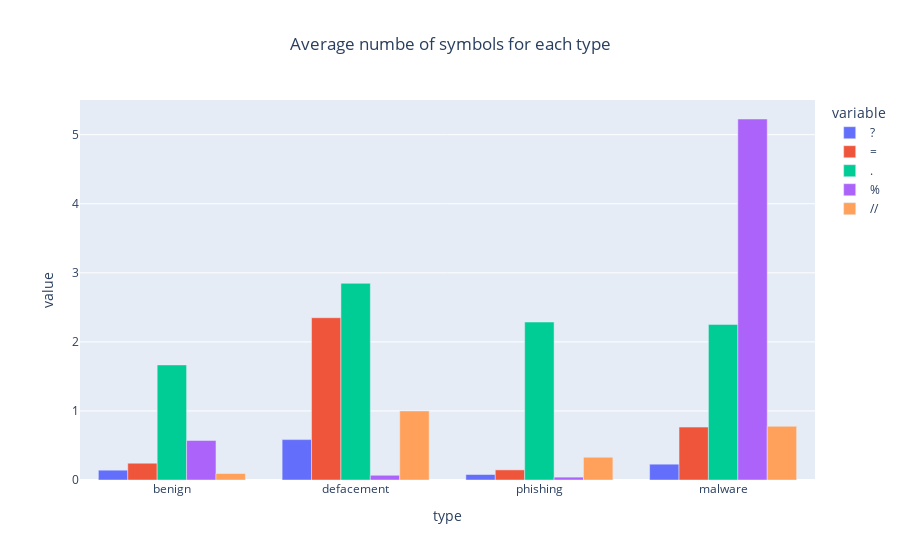

Notebook cell for this chart:
### Code cell
All = df_url.groupby('type').mean()
result = All[['@','?','-','=','.','#','%','+','$','!','*',',','//']]
result['type']=['benign','defacement','phishing','malware']
px.bar(data_frame=result,x='type',y=['?','=','.','%','//'],barmode='group',title='Average numbe of symbols for each type').update_layout(title_x=0.5)

### Figure 1 — Plotly figure (JSON) as saved in the notebook; plotly's stock layout.template omitted (floating-point values rounded to 4 significant figures)
{"data": [{"alignmentgroup": "True", "hovertemplate": "variable=?<br>type=%{x}<br>value=%{y}<extra></extra>", "legendgroup": "?", "marker": {"color": "#636efa", "pattern": {"shape": ""}}, "name": "?", "offsetgroup": "?", "orientation": "v", "showlegend": true, "textposition": "auto", "type": "bar", "x": ["benign", "defacement", "phishing", "malware"], "xaxis": "x", "y": [0.142, 0.585, 0.0795, 0.229], "yaxis": "y"}, {"alignmentgroup": "True", "hovertemplate": "variable==<br>type=%{x}<br>value=%{y}<extra></extra>", "legendgroup": "=", "marker": {"color": "#EF553B", "pattern": {"shape": ""}}, "name": "=", "offsetgroup": "=", "orientation": "v", "showlegend": true, "textposition": "auto", "type": "bar", "x": ["benign", "defacement", "phishing", "malware"], "xaxis": "x", "y": [0.243, 2.35, 0.1465, 0.766], "yaxis": "y"}, {"alignmentgroup": "True", "hovertemplate": "variable=.<br>type=%{x}<br>value=%{y}<extra></extra>", "legendgroup": ".", "marker": {"color": "#00cc96", "pattern": {"shape": ""}}, "name": ".", "offsetgroup": ".", "orientation": "v", "showlegend": true, "textposition": "auto", "type": "bar", "x": ["benign", "defacement", "phishing", "malware"], "xaxis": "x", "y": [1.667, 2.848, 2.288, 2.253], "yaxis": "y"}, {"alignmentgroup": "True", "hovertemplate": "variable=%<br>type=%{x}<br>value=%{y}<extra></extra>", "legendgroup": "%", "marker": {"color": "#ab63fa", "pattern": {"shape": ""}}, "name": "%", "offsetgroup": "%", "orientation": "v", "showlegend": true, "textposition": "auto", "type": "bar", "x": ["benign", "defacement", "phishing", "malware"], "xaxis": "x", "y": [0.5715, 0.0685, 0.0415, 5.228], "yaxis": "y"}, {"alignmentgroup": "True", "hovertemplate": "variable=//<br>type=%{x}<br>value=%{y}<extra></extra>", "legendgroup": "//", "marker": {"color": "#FFA15A", "pattern": {"shape": ""}}, "name": "//", "offsetgroup": "//", "orientation": "v", "showlegend": true, "textposition": "auto", "type": "bar", "x": ["benign", "defacement", "phishing", "malware"], "xaxis": "x", "y": [0.094, 1, 0.3295, 0.7775], "yaxis": "y"}], "layout": {"barmode": "group", "legend": {"title": {"text": "variable"}, "tracegroupgap": 0}, "title": {"text": "Average numbe of symbols for each type", "x": 0.5}, "xaxis": {"anchor": "y", "domain": [0, 1], "title": {"text": "type"}}, "yaxis": {"anchor": "x", "domain": [0, 1], "title": {"text": "value"}}}}
